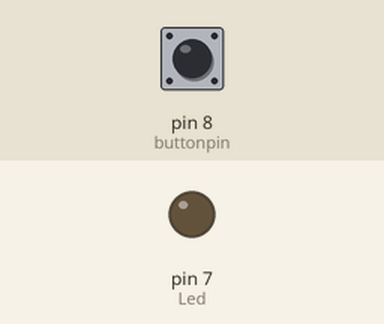
Recording of a sketch running on a simulated Arduino Uno, built with avr-gcc and run on an emulated ATmega328P. Shown: output pins drawn as LEDs (lit = HIGH). The inputs (shaded band) are chosen by the test bench; at power-on: pin 8 (buttonpin) LOW.

Above: at 1.2 s.
1.3 s: pin 8 (buttonpin) pulled HIGH for 0.15 s
At 1.37 s:
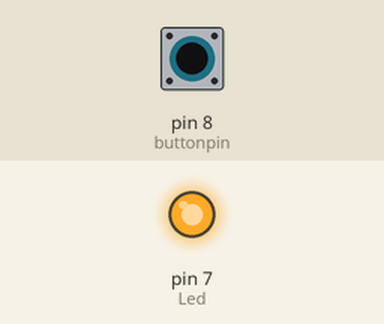
2.9 s: pin 8 (buttonpin) pulled HIGH for 3.2 s
At 6.6 s:
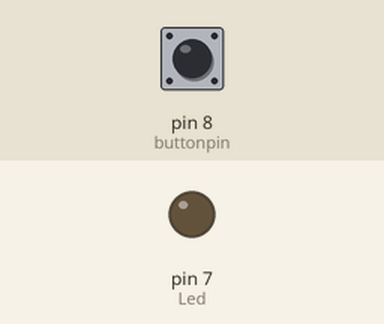
Timing chart, 0 to 8.1 s (numbered marks = the images above; inputs shaded):
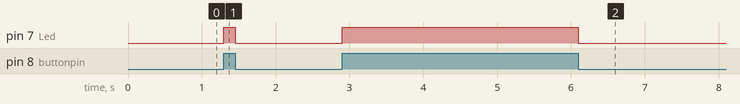

Measured:
- after the input at 1.3 s, pin 7 (Led): LOW → HIGH at once, → LOW 0.15 s later
- after the input at 2.9 s, pin 7 (Led): LOW → HIGH at once, → LOW 3.2 s later

The sketch:

botao_com_laser.ino
```cpp
int Led=7;
int buttonpin=8;
int val;
void setup()
{
pinMode(Led,OUTPUT);
pinMode(buttonpin,INPUT);
}
void loop()
{
val=digitalRead(buttonpin);
if(val==HIGH)
{
digitalWrite(Led,HIGH);
}
else
{
digitalWrite(Led,LOW);
}
}
```
